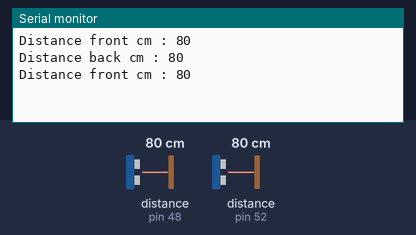
Bench run of a sketch on a simulated Arduino Mega 2560, built with avr-gcc and run on an emulated ATmega2560. Shown: the last lines printed to the serial monitor. Wiring (inferred from the names in the program): 2 × ultrasonic range finder: trigger pin 49, echo pin 48 / trigger pin 53, echo pin 52. Inputs (shaded band) come from the test bench; at power-on: distance to the obstacle (sensors on pin 48, pin 52) 80 cm. The echo pulse lasts 58.3 µs per cm.

Above: at 2.8 s.
2.9 s: distance to the obstacle (sensor on pin 48) set to 299 cm
At 3.8 s:
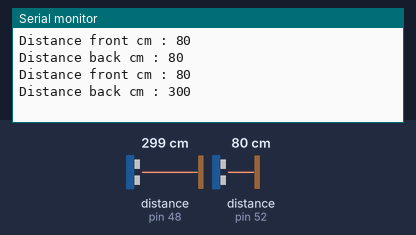
9.1 s: distance to the obstacle (sensor on pin 52) set to 2 cm
At 9.9 s:
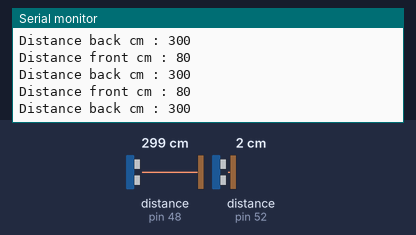
11.8 s: distance to the obstacle (sensor on pin 48) set to 2 cm
At 12.9 s:
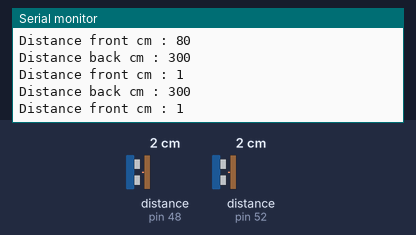
14.5 s: distance to the obstacle (sensor on pin 52) set to 4 cm
At 15.7 s:
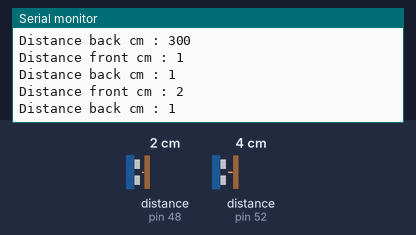
Timing chart, 0 to 17.5 s (numbered marks = the images above; inputs shaded):
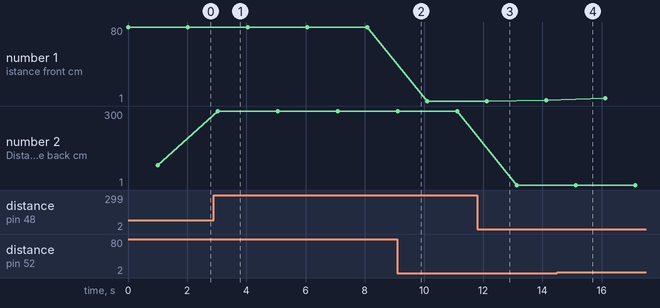

The sketch:

ultrasonicTest.ino
```cpp
int trigFront = 53;
int echoFront = 52;
int trigBack = 49;
int echoBack = 48;
long lecture_echo;
long cm;

void setup()
{
  pinMode(trigFront, OUTPUT);
  digitalWrite(trigFront, LOW);
  pinMode(echoFront, INPUT);

  pinMode(trigBack, OUTPUT);
  digitalWrite(trigBack, LOW);
  pinMode(echoBack, INPUT);

  Serial.begin(9600);
}

void loop()
{
  digitalWrite(trigFront, HIGH);
  delayMicroseconds(10);
  digitalWrite(trigFront, LOW);
  lecture_echo = pulseIn(echoFront, HIGH);
  cm = lecture_echo / 58;
  Serial.print("Distance front cm : ");
  Serial.println(cm);
  delay(1000);

  digitalWrite(trigBack, HIGH);
  delayMicroseconds(10);
  digitalWrite(trigBack, LOW);
  lecture_echo = pulseIn(echoBack, HIGH);
  cm = lecture_echo / 58;
  Serial.print("Distance back cm : ");
  Serial.println(cm);
  delay(1000);
}
```

Measured:
- after the input at 2.9 s, the serial monitor: prints a new line after 0.13 s (image 1)
- plotted number 1: 80 → 1 after the input at 9.1 s, 1 → 2 after the input at 11.8 s, 2 → 4 after the input at 14.5 s
- plotted number 2: 80 → 300 after the input at 2.9 s
